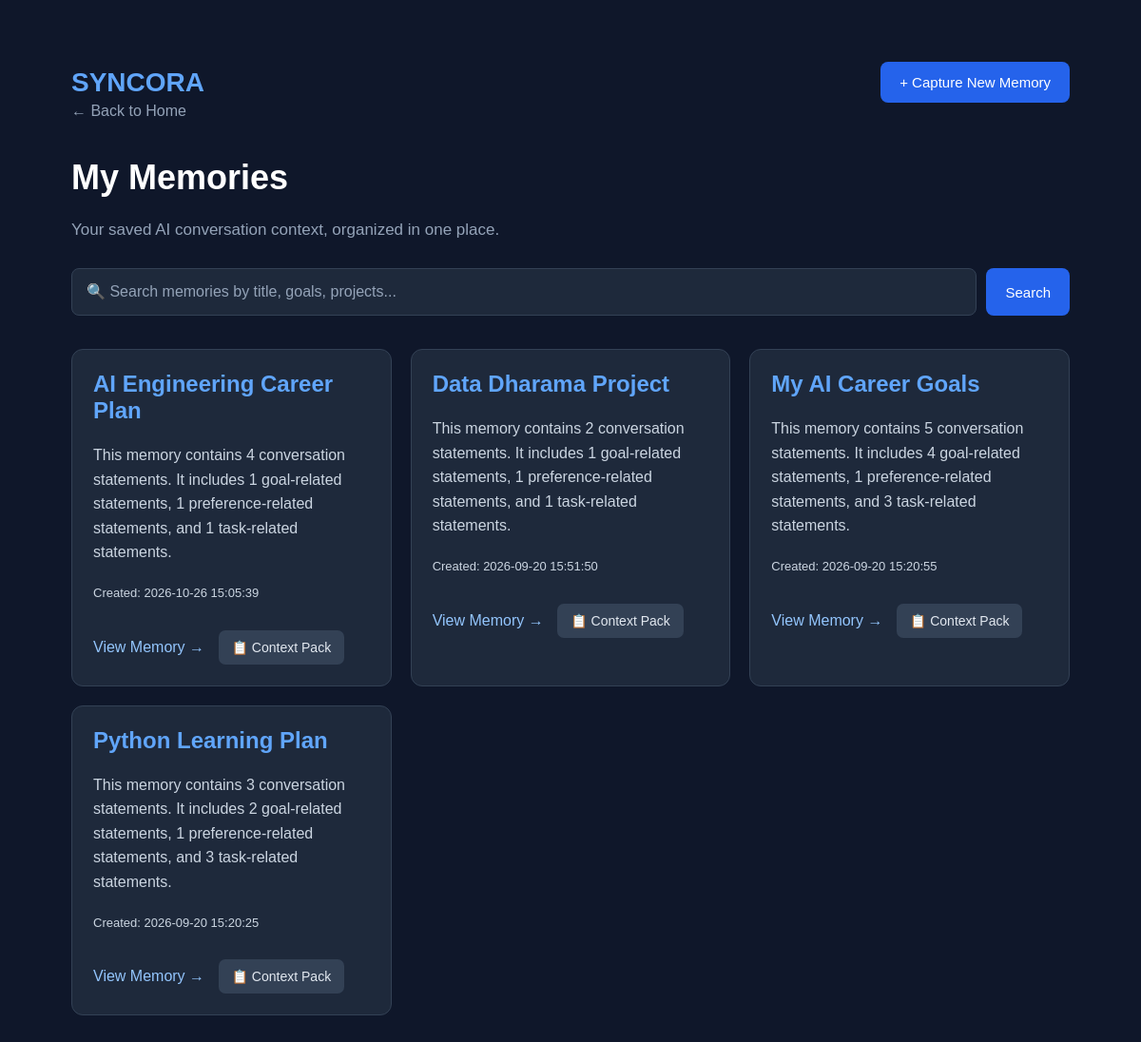
The app's page /memories with its own data.
### tables this page shows
CREATE TABLE memories (
            id INTEGER PRIMARY KEY AUTOINCREMENT,
            title TEXT NOT NULL,
            goals TEXT,
            preferences TEXT,
            tasks TEXT,
            summary TEXT,
            created_at TEXT
        );

### app.py (the view)
@app.route("/memories")
def memories():
    conn = sqlite3.connect(DATABASE)
    conn.row_factory = sqlite3.Row
    all_memories = conn.execute(
        "SELECT * FROM memories ORDER BY id DESC"
    ).fetchall()
    conn.close()
    return render_template(
        "memories.html",
        memories=all_memories
    )

### templates/memories.html (shortened to what this page needs)
<!DOCTYPE html>
<html lang="en">
<head>
</head>
<body>
<div class="container">
    <div class="header">
        <div class="logo">SYNCORA</div>
        <a href="/capture" class="button">
            + Capture New Memory
        </a>
    </div>
    <a href="/" class="back">← Back to Home</a>
    <h1>My Memories</h1>
    <p class="subtitle">
        Your saved AI conversation context, organized in one place.
    </p>
    <form action="/memories" method="GET" class="search-box">
        <input
            type="text"
            name="q"
            placeholder="🔍 Search memories by title, goals, projects..."
            value="{{ search_query }}"
        >
        <button type="submit" class="button">
            Search
        </button>
    </form>
    {% if memories %}
        <div class="memory-grid">
            {% for memory in memories %}
                <div class="card">
                    <h2>{{ memory['title'] }}</h2>
                    <p>
                        {{ memory['summary'] }}
                    </p>
                    <p class="date">
                        Created: {{ memory['created_at'] }}
                    </p>
                    <a
                        href="/memory/{{ memory['id'] }}"
                        class="view-button"
                    >
                        View Memory →
                    </a>
                    <a
                        href="/context/{{ memory['id'] }}"
                        class="context-button"
                    >
                        📋 Context Pack
                    </a>
                </div>
            {% endfor %}
        </div>
    {% endif %}
</div>
</body>
</html>

### templates/memories.html (style rules this page uses)
* { box-sizing: border-box; }
body { margin: 0; font-family: Arial, sans-serif; background: #0f172a; color: white; }
.container { max-width: 1100px; margin: 40px auto; padding: 25px; }
.header { display: flex; justify-content: space-between; align-items: center; gap: 15px; flex-wrap: wrap; }
.logo { color: #60a5fa; font-size: 28px; font-weight: bold; }
h1 { font-size: 36px; margin-top: 40px; }
.subtitle { color: #94a3b8; font-size: 17px; }
.button { display: inline-block; padding: 13px 20px; background: #2563eb; color: white; text-decoration: none; border-radius: 8px; border: none; font-size: 15px; cursor: pointer; }
.memory-grid { display: grid; grid-template-columns: repeat(auto-fit, minmax(280px, 1fr)); gap: 20px; margin-top: 35px; }
.card { background: #1e293b; border: 1px solid #334155; border-radius: 12px; padding: 22px; }
.card h2 { color: #60a5fa; margin-top: 0; }
.card p { color: #cbd5e1; line-height: 1.6; }
.date { color: #64748b; font-size: 13px; margin-top: 20px; }
.view-button { display: inline-block; margin-top: 15px; margin-right: 10px; color: #93c5fd; text-decoration: none; }
.context-button { display: inline-block; margin-top: 15px; padding: 10px 14px; background: #334155; color: #e2e8f0; text-decoration: none; border-radius: 7px; font-size: 14px; }
.search-box { display: flex; gap: 10px; margin-top: 30px; flex-wrap: wrap; }
.search-box input { flex: 1; min-width: 220px; padding: 15px; background: #1e293b; border: 1px solid #334155; border-radius: 8px; color: white; font-size: 16px; }
.search-box input::placeholder { color: #94a3b8; }
.back { color: #94a3b8; text-decoration: none; }

### records on screen
memories: title "AI Engineering Career Plan", summary "This memory contains 4 conversation statements. It includes 1 goal-related statements, 1 preference-related statements, and 1 task-related statements.", created_at "2026-10-26 15:05:39"
memories: title "Data Dharama Project", summary "This memory contains 2 conversation statements. It includes 1 goal-related statements, 1 preference-related statements, and 1 task-related statements.", created_at "2026-09-20 15:51:50"
memories: title "My AI Career Goals", summary "This memory contains 5 conversation statements. It includes 4 goal-related statements, 1 preference-related statements, and 3 task-related statements.", created_at "2026-09-20 15:20:55"
memories: title "Python Learning Plan", summary "This memory contains 3 conversation statements. It includes 2 goal-related statements, 1 preference-related statements, and 3 task-related statements.", created_at "2026-09-20 15:20:25"
